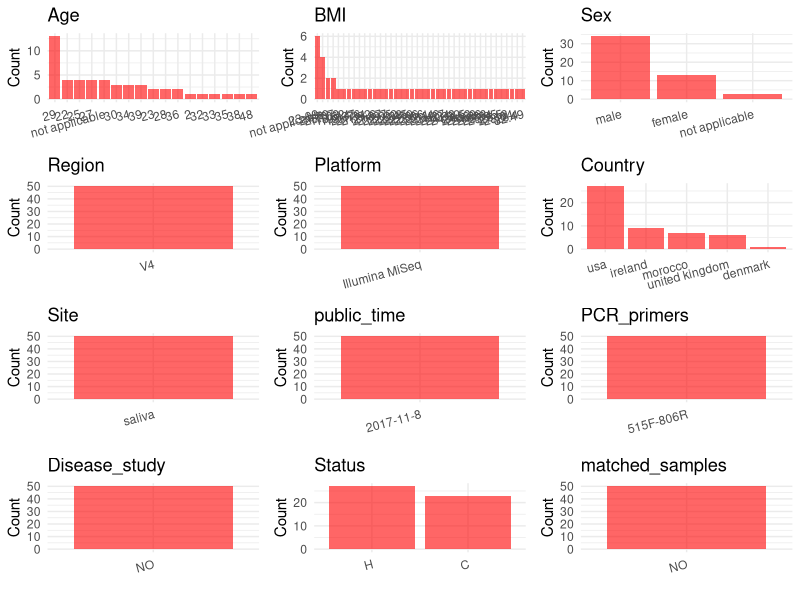

Write R code to recreate this figure. (Note: this script raises an error after producing the figure.)
## ---- chunk 1
# Load necessary libraries
library(dplyr)
library(ggplot2)
library(cowplot)

# Set working directory (update this path to your local directory)
setwd("D:/metadata/qiita_11404")

# Read the initial metadata files
initial_meta<-read.csv("SraRunTable.tsv", header = TRUE ,sep = "\t", stringsAsFactors = FALSE)

# Combine the two metadata files
#meta <- rbind(initial_meta, initial_meta1)

#Remove entries non-oral samples
#initial_meta <- subset(initial_meta, scientific_name == "human oral metagenome")

# Check the number of samples containing "HT" in Sample.Name (e.g., healthy controls)
#nrow(subset(meta, grepl("HT", Sample.Name)))

# Display the first few rows of the metadata
head(initial_meta)
## ---- chunk 2
# Create a uniform metadata dataframe
metadata <- data.frame(
  BioProject = "qiita_11404",
  Run = NA,
  sample_name = initial_meta$sample_name,
  Age = initial_meta$age_years,
  BMI = initial_meta$bmi,
  Sex=initial_meta$sex,
  Region = "V4",
  Platform = "Illumina MiSeq",
  Country = initial_meta$country,
  Site = initial_meta$env_material,
  public_time = "2017-11-8",
  stringsAsFactors = FALSE
)
## ---- chunk 3
# Add information obtained from the publication
metadata$PCR_primers <- "515F-806R"
metadata$title <- "A multi-cultural characterization of human-environmental interaction through metabolomic and microbiome profiling"
metadata$Disease_study <- "NO"
# Assign disease status based on sample_name patterns
#metadata$Status<-"H"

metadata <- metadata %>%
  mutate(Status = case_when(
    initial_meta$subset_healthy == "TRUE" ~ "H",
    initial_meta$subset_healthy == "FALSE" ~ "C"
  ))

#extract subject id by remove prefix of sample_name
metadata$sample_name <- gsub("T|CR|CS|C|N|S", "", metadata$sample_name)

# Check initial data distribution
cat("Initial sample distribution:\n")
table(metadata$sample_name)
table(metadata$Site)

# Calculate sampling frequency per subject
sample_counts <- table(metadata$sample_name)
cat("\nNumber of samples per subject:\n")
print(sample_counts)

# Create matched_samples column
metadata$matched_samples <- ifelse(metadata$sample_name %in% names(sample_counts[sample_counts >= 2]), "YES", "NO")

cat("\nMatched samples distribution:\n")
table(metadata$matched_samples)

# Identify samples for removal: single samples excluding saliva and tongue coat
single_samples <- names(sample_counts[sample_counts == 1])
samples_to_remove <- metadata$sample_name %in% single_samples & 
                     !(metadata$Site %in% c("saliva", "tongue coat"))

cat("\nNumber of samples to be removed:", sum(samples_to_remove), "\n")

# Remove identified samples
metadata_clean <- metadata[!samples_to_remove, ]

cat("\nFinal sample distribution after cleaning:\n")
table(metadata_clean$sample_name)
table(metadata_clean$Site)
table(metadata_clean$matched_samples)

# Use cleaned dataset for subsequent analysis
metadata <- metadata_clean
## ---- chunk 4
# Check the number of unique runs and sample names
print(paste("Number of unique runs:", length(unique(metadata$Run))))
print(paste("Number of unique sample names:", length(unique(metadata$sample_name))))
## ---- chunk 5
# Select columns for visualization
plot_data <- metadata %>%
  select(-BioProject, -Run, -sample_name, -title)

# Function to create simple plots for each column
create_simple_plots <- function(data) {
  plots <- list()
  
  for (col in colnames(data)) {
    # Check if the column is all NA
    if (all(is.na(data[[col]]))) {
      # Create an empty plot with text indicating all NA
      p <- ggplot() +
        annotate("text", x = 0.5, y = 0.5, label = "this column is NA", size = 6) +
        labs(title = col) +
        theme_void()
    } else if (is.numeric(data[[col]])) {
      # Numeric variable: histogram
      p <- ggplot(data, aes(x = .data[[col]])) +
        geom_histogram(fill = "blue", alpha = 0.6, bins = 20, na.rm = TRUE) +
        labs(title = col) +
        theme_minimal()
    } else {
      # Categorical variable: bar plot (remove NA values)
      count_data <- as.data.frame(table(data[[col]], useNA = "ifany"))
      p <- ggplot(count_data, aes(x = reorder(Var1, -Freq), y = Freq)) +
        geom_col(fill = "red", alpha = 0.6) +
        labs(title = col, x = NULL, y = "Count") +
        theme_minimal() +
        theme(axis.text.x = element_text(angle = 15, hjust = 1))
    }
    plots[[col]] <- p
  }
  
  return(plots)
}

# Generate and arrange plots
plots <- create_simple_plots(plot_data)
p<-plot_grid(plots$Age, 
          plots$BMI, 
          plots$Sex, 
          plots$Region, 
          plots$Platform, 
          plots$Country, 
          plots$Site,
          plots$public_time, 
          plots$PCR_primers,
          plots$Disease_study,
          plots$Status,
          plots$matched_samples,# add 
          ncol = 3, align = "hv", axis = "lb")
ggsave("Metadata_Summary.png", plot = p, width = 8, height = 6, dpi = 150)
## ---- chunk 6
knitr::include_graphics("Metadata_Summary.png")
## ---- chunk 7
# Reorder columns to match the desired format
metadata <- metadata[, c(
  "BioProject", "Run", "sample_name", "Age", "BMI", "Sex", 
  "Region", "Platform", "Country", "Site", "public_time", 
  "PCR_primers", "title", "Disease_study", "Status","matched_samples"
)]

# Export the uniform metadata to a CSV file
write.csv(metadata, file = "metadata.csv", quote = FALSE)
head(metadata)
